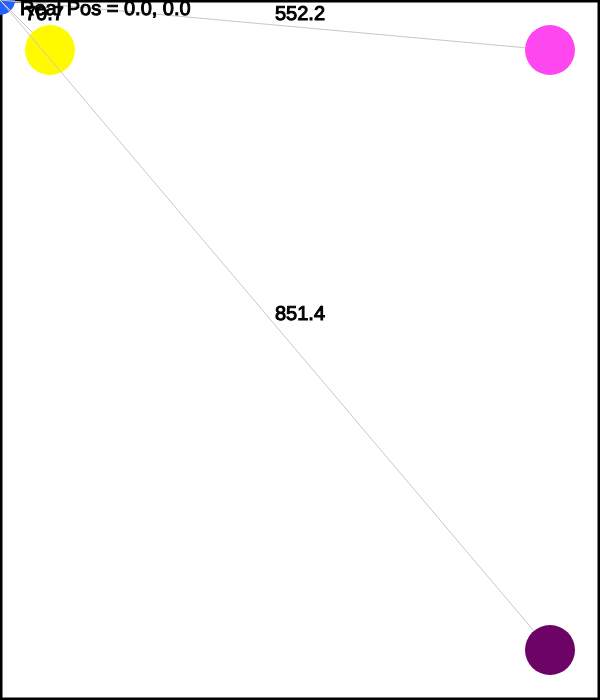
Frame 1 (no input)
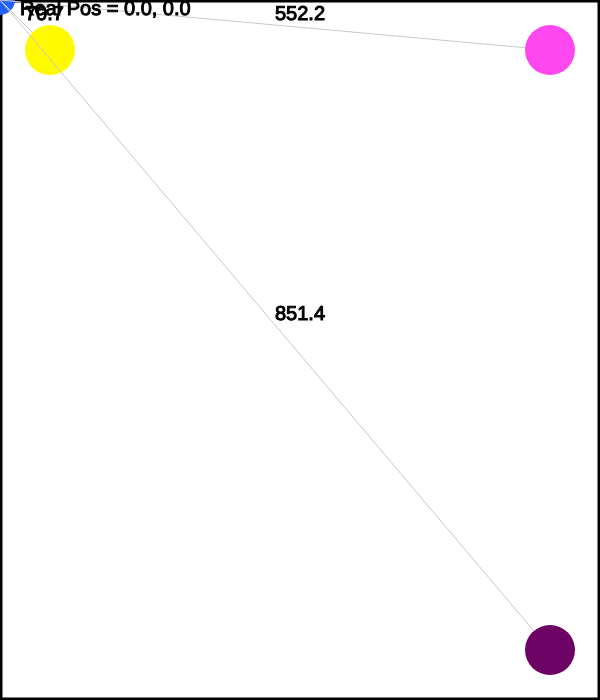
Frame 60 (no input)
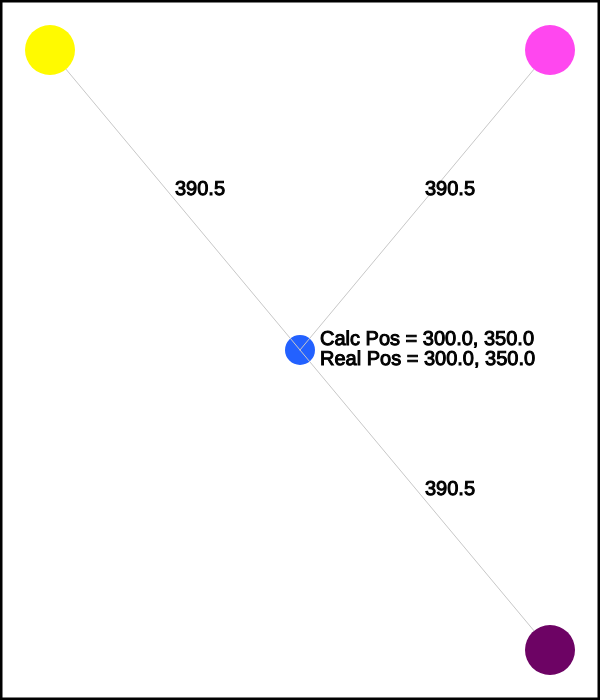
Frame 120 (the mouse pressed at the canvas centre since frame 60)

The p5.js sketch that drew these frames (run headless with seeded random() and noise() and a simulated clock; from frame 60 on, the mouse is pressed at the canvas centre):

// p5.js sketch
// ── sketch.js
/**
 * Trilateration example using p5js.org
 * Trilateration math by https://gist.github.com/kdzwinel/8235348
 * Example by Djonathan Krause, 2018
 */

let beacons = []
let b1, b2, b3

/**
 * Setup program
 */
function setup() {
  createCanvas(windowWidth * 0.5, windowHeight * 0.7)
  textSize(20)

  // Create beacons
  b1 = new Beacon('b1', createVector(50, 50), [255, 250, 0])
  b2 = new Beacon('b2', createVector(width-50, 50), [255, 71, 239])
  b3 = new Beacon('b3', createVector(width-50, height-50), [109, 3, 100])

  beacons.push(b1)
  beacons.push(b2)
  beacons.push(b3)
}

/**
 * This will loop for ever
 */
function draw() {
  background(255)
  push()
  strokeWeight(5)
  rect(0, 0, width, height)
  pop()
  
  let pos = getTrilateration(b1.pos, b2.pos, b3.pos)
  
  // Draw mouse position
  push()
  noStroke()
  fill([35, 97, 255])
  ellipse(mouseX, mouseY, 30)
  pop()
  
  // Draw beacons
	for(beacon of beacons) {
    let p1 = createVector(mouseX, mouseY)
    let p2 = beacon.pos
    push()
    stroke(200)
    line(beacon.pos.x, beacon.pos.y, mouseX, mouseY)
    pop()
    showDist(p1, p2)
    beacon.show()
  }

  stroke(1)
  text("Calc Pos = " + nfc(pos.x, 1) + ", " + nfc(pos.y, 1), pos.x + 20, pos.y - 5)
  text("Real Pos = " + nfc(mouseX, 1) + ", " + nfc(mouseY, 1), pos.x + 20, pos.y + 15)
}

/**
 * Do some math stuff to get trilateration.
 * Copied from https://gist.github.com/kdzwinel/8235348
 */
function getTrilateration(position1, position2, position3) {
  var xa = position1.x
  var ya = position1.y
  
  var xb = position2.x
  var yb = position2.y
  
  var xc = position3.x
  var yc = position3.y
  
  var ra = calcDist(xa, ya, mouseX, mouseY)
  var rb = calcDist(xb, yb, mouseX, mouseY)
  var rc = calcDist(xc, yc, mouseX, mouseY)

  var S = (Math.pow(xc, 2.) - Math.pow(xb, 2.) + Math.pow(yc, 2.) - Math.pow(yb, 2.) + Math.pow(rb, 2.) - Math.pow(rc, 2.)) / 2.0
  var T = (Math.pow(xa, 2.) - Math.pow(xb, 2.) + Math.pow(ya, 2.) - Math.pow(yb, 2.) + Math.pow(rb, 2.) - Math.pow(ra, 2.)) / 2.0
  var y = ((T * (xb - xc)) - (S * (xb - xa))) / (((ya - yb) * (xb - xc)) - ((yc - yb) * (xb - xa)))
  var x = ((y * (ya - yb)) - T) / (xb - xa)

  return createVector(x, y)
}

/**
 * Calculate distance between two points. 
 * Function dist() in p5.js does the same thing.
 * @param x1 - x of point 1
 * @param y1 - y of point 1
 * @param x2 - x of point 2
 * @param y2 - y of point 2
 * @returns Distance between point 1 and 2
 */
function calcDist(x1, y1, x2, y2) {
  let a = (x2 - x1) * (x2 - x1)
  let b = (y2 - y1) * (y2 - y1)
  return sqrt(a + b)
}

/**
 * Print distance between two points
 */
function showDist(p1, p2) {
  let d = calcDist(p1.x, p1.y, p2.x, p2.y)
  push()
  stroke(1)
  translate((p1.x + p2.x) / 2, (p1.y + p2.y) / 2)
  text(nfc(d, 1), 0, -5)
  pop()
}

// ── Beacon.js
class Beacon {
  constructor (id, pos, color) {
    this.id = id
    this.pos = pos
    this.r = 5
    this.color = color
  }

  show () {
    push()
    noStroke()
    fill(beacon.color)
    ellipse(beacon.pos.x, beacon.pos.y, beacon.r * 10)
    pop()
  }
}
